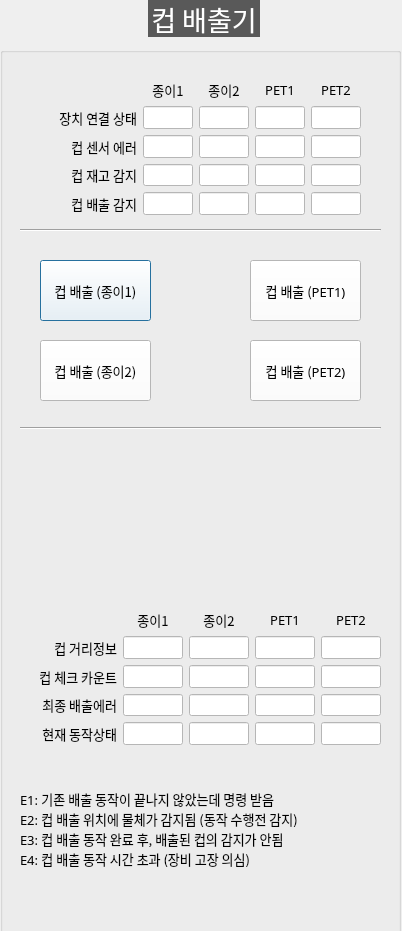
<?xml version="1.0" encoding="UTF-8"?>
<ui version="4.0">
 <class>DialogCupDispenser</class>
 <widget class="QDialog" name="DialogCupDispenser">
  <property name="geometry">
   <rect>
    <x>0</x>
    <y>0</y>
    <width>402</width>
    <height>931</height>
   </rect>
  </property>
  <property name="windowTitle">
   <string>Dialog</string>
  </property>
  <widget class="QGroupBox" name="GB_CUP">
   <property name="geometry">
    <rect>
     <x>0</x>
     <y>0</y>
     <width>401</width>
     <height>971</height>
    </rect>
   </property>
   <property name="font">
    <font>
     <family>함초롬돋움</family>
     <pointsize>20</pointsize>
     <weight>50</weight>
     <italic>false</italic>
     <bold>false</bold>
    </font>
   </property>
   <property name="styleSheet">
    <string notr="true">QGroupBox  {
    margin-top: 10px;
	font: 20pt &quot;함초롬돋움&quot;;
}

QGroupBox::title  {
    subcontrol-origin: margin;
    subcontrol-position: top center;
    padding: 10px 8000px 10px 8000px;
    background-color: #595959;
    color: rgb(255, 255, 255);
}
QLabel {
	font: 10pt &quot;함초롬돋움&quot;;
}
QComboBox{
	font: 10pt &quot;함초롬돋움&quot;;
	background-color: #ffffff
}
QPushButton{
	font: 10pt &quot;함초롬돋움&quot;;
	background-color: #ffffff
}
QLineEdit{
	font: 10pt &quot;함초롬돋움&quot;;
	background-color: #ffffff
}



</string>
   </property>
   <property name="title">
    <string>컵 배출기</string>
   </property>
   <widget class="QPushButton" name="BTN_CUP_DISPENSE_1">
    <property name="geometry">
     <rect>
      <x>40</x>
      <y>260</y>
      <width>111</width>
      <height>61</height>
     </rect>
    </property>
    <property name="font">
     <font>
      <family>함초롬돋움</family>
      <pointsize>10</pointsize>
      <weight>50</weight>
      <italic>false</italic>
      <bold>false</bold>
     </font>
    </property>
    <property name="text">
     <string>컵 배출 (종이1)</string>
    </property>
   </widget>
   <widget class="Line" name="line_37">
    <property name="geometry">
     <rect>
      <x>20</x>
      <y>220</y>
      <width>361</width>
      <height>20</height>
     </rect>
    </property>
    <property name="font">
     <font>
      <pointsize>11</pointsize>
     </font>
    </property>
    <property name="orientation">
     <enum>Qt::Horizontal</enum>
    </property>
   </widget>
   <widget class="QPushButton" name="BTN_CUP_DISPENSE_2">
    <property name="geometry">
     <rect>
      <x>40</x>
      <y>340</y>
      <width>111</width>
      <height>61</height>
     </rect>
    </property>
    <property name="font">
     <font>
      <family>함초롬돋움</family>
      <pointsize>10</pointsize>
      <weight>50</weight>
      <italic>false</italic>
      <bold>false</bold>
     </font>
    </property>
    <property name="text">
     <string>컵 배출 (종이2)</string>
    </property>
   </widget>
   <widget class="QPushButton" name="BTN_CUP_DISPENSE_3">
    <property name="geometry">
     <rect>
      <x>250</x>
      <y>260</y>
      <width>111</width>
      <height>61</height>
     </rect>
    </property>
    <property name="font">
     <font>
      <family>함초롬돋움</family>
      <pointsize>10</pointsize>
      <weight>50</weight>
      <italic>false</italic>
      <bold>false</bold>
     </font>
    </property>
    <property name="text">
     <string>컵 배출 (PET1)</string>
    </property>
   </widget>
   <widget class="QPushButton" name="BTN_CUP_DISPENSE_4">
    <property name="geometry">
     <rect>
      <x>250</x>
      <y>340</y>
      <width>111</width>
      <height>61</height>
     </rect>
    </property>
    <property name="font">
     <font>
      <family>함초롬돋움</family>
      <pointsize>10</pointsize>
      <weight>50</weight>
      <italic>false</italic>
      <bold>false</bold>
     </font>
    </property>
    <property name="text">
     <string>컵 배출 (PET2)</string>
    </property>
   </widget>
   <widget class="Line" name="line_38">
    <property name="geometry">
     <rect>
      <x>20</x>
      <y>420</y>
      <width>361</width>
      <height>16</height>
     </rect>
    </property>
    <property name="font">
     <font>
      <pointsize>11</pointsize>
     </font>
    </property>
    <property name="orientation">
     <enum>Qt::Horizontal</enum>
    </property>
   </widget>
   <widget class="QLabel" name="label">
    <property name="geometry">
     <rect>
      <x>20</x>
      <y>790</y>
      <width>311</width>
      <height>17</height>
     </rect>
    </property>
    <property name="font">
     <font>
      <family>함초롬돋움</family>
      <pointsize>10</pointsize>
      <weight>50</weight>
      <italic>false</italic>
      <bold>false</bold>
     </font>
    </property>
    <property name="text">
     <string>E1: 기존 배출 동작이 끝나지 않았는데 명령 받음</string>
    </property>
   </widget>
   <widget class="QLabel" name="label_2">
    <property name="geometry">
     <rect>
      <x>20</x>
      <y>810</y>
      <width>311</width>
      <height>17</height>
     </rect>
    </property>
    <property name="font">
     <font>
      <family>함초롬돋움</family>
      <pointsize>10</pointsize>
      <weight>50</weight>
      <italic>false</italic>
      <bold>false</bold>
     </font>
    </property>
    <property name="text">
     <string>E2: 컵 배출 위치에 물체가 감지됨 (동작 수행전 감지)</string>
    </property>
   </widget>
   <widget class="QLabel" name="label_3">
    <property name="geometry">
     <rect>
      <x>20</x>
      <y>830</y>
      <width>311</width>
      <height>17</height>
     </rect>
    </property>
    <property name="font">
     <font>
      <family>함초롬돋움</family>
      <pointsize>10</pointsize>
      <weight>50</weight>
      <italic>false</italic>
      <bold>false</bold>
     </font>
    </property>
    <property name="text">
     <string>E3: 컵 배출 동작 완료 후, 배출된 컵의 감지가 안됨</string>
    </property>
   </widget>
   <widget class="QLabel" name="label_4">
    <property name="geometry">
     <rect>
      <x>20</x>
      <y>850</y>
      <width>311</width>
      <height>17</height>
     </rect>
    </property>
    <property name="font">
     <font>
      <family>함초롬돋움</family>
      <pointsize>10</pointsize>
      <weight>50</weight>
      <italic>false</italic>
      <bold>false</bold>
     </font>
    </property>
    <property name="text">
     <string>E4: 컵 배출 동작 시간 초과 (장비 고장 의심)</string>
    </property>
   </widget>
   <widget class="QWidget" name="layoutWidget">
    <property name="geometry">
     <rect>
      <x>40</x>
      <y>80</y>
      <width>321</width>
      <height>135</height>
     </rect>
    </property>
    <layout class="QGridLayout" name="gridLayout">
     <item row="0" column="1">
      <widget class="QLabel" name="label_119">
       <property name="maximumSize">
        <size>
         <width>50</width>
         <height>16777215</height>
        </size>
       </property>
       <property name="font">
        <font>
         <family>함초롬돋움</family>
         <pointsize>10</pointsize>
         <weight>50</weight>
         <italic>false</italic>
         <bold>false</bold>
        </font>
       </property>
       <property name="text">
        <string>종이1</string>
       </property>
       <property name="alignment">
        <set>Qt::AlignCenter</set>
       </property>
      </widget>
     </item>
     <item row="0" column="2">
      <widget class="QLabel" name="label_120">
       <property name="maximumSize">
        <size>
         <width>50</width>
         <height>16777215</height>
        </size>
       </property>
       <property name="font">
        <font>
         <family>함초롬돋움</family>
         <pointsize>10</pointsize>
         <weight>50</weight>
         <italic>false</italic>
         <bold>false</bold>
        </font>
       </property>
       <property name="text">
        <string>종이2</string>
       </property>
       <property name="alignment">
        <set>Qt::AlignCenter</set>
       </property>
      </widget>
     </item>
     <item row="0" column="3">
      <widget class="QLabel" name="label_121">
       <property name="maximumSize">
        <size>
         <width>50</width>
         <height>16777215</height>
        </size>
       </property>
       <property name="font">
        <font>
         <family>함초롬돋움</family>
         <pointsize>10</pointsize>
         <weight>50</weight>
         <italic>false</italic>
         <bold>false</bold>
        </font>
       </property>
       <property name="text">
        <string>PET1</string>
       </property>
       <property name="alignment">
        <set>Qt::AlignCenter</set>
       </property>
      </widget>
     </item>
     <item row="0" column="4">
      <widget class="QLabel" name="label_122">
       <property name="maximumSize">
        <size>
         <width>50</width>
         <height>16777215</height>
        </size>
       </property>
       <property name="font">
        <font>
         <family>함초롬돋움</family>
         <pointsize>10</pointsize>
         <weight>50</weight>
         <italic>false</italic>
         <bold>false</bold>
        </font>
       </property>
       <property name="text">
        <string>PET2</string>
       </property>
       <property name="alignment">
        <set>Qt::AlignCenter</set>
       </property>
      </widget>
     </item>
     <item row="1" column="0">
      <widget class="QLabel" name="label_110">
       <property name="font">
        <font>
         <family>함초롬돋움</family>
         <pointsize>10</pointsize>
         <weight>50</weight>
         <italic>false</italic>
         <bold>false</bold>
        </font>
       </property>
       <property name="text">
        <string>장치 연결 상태</string>
       </property>
       <property name="alignment">
        <set>Qt::AlignRight|Qt::AlignTrailing|Qt::AlignVCenter</set>
       </property>
      </widget>
     </item>
     <item row="1" column="1">
      <widget class="QLineEdit" name="LE_CUP_CONNECTION_1">
       <property name="maximumSize">
        <size>
         <width>50</width>
         <height>16777215</height>
        </size>
       </property>
       <property name="font">
        <font>
         <family>함초롬돋움</family>
         <pointsize>10</pointsize>
         <weight>50</weight>
         <italic>false</italic>
         <bold>false</bold>
        </font>
       </property>
       <property name="readOnly">
        <bool>true</bool>
       </property>
      </widget>
     </item>
     <item row="1" column="2">
      <widget class="QLineEdit" name="LE_CUP_CONNECTION_2">
       <property name="maximumSize">
        <size>
         <width>50</width>
         <height>16777215</height>
        </size>
       </property>
       <property name="font">
        <font>
         <family>함초롬돋움</family>
         <pointsize>10</pointsize>
         <weight>50</weight>
         <italic>false</italic>
         <bold>false</bold>
        </font>
       </property>
       <property name="readOnly">
        <bool>true</bool>
       </property>
      </widget>
     </item>
     <item row="1" column="3">
      <widget class="QLineEdit" name="LE_CUP_CONNECTION_3">
       <property name="maximumSize">
        <size>
         <width>50</width>
         <height>16777215</height>
        </size>
       </property>
       <property name="font">
        <font>
         <family>함초롬돋움</family>
         <pointsize>10</pointsize>
         <weight>50</weight>
         <italic>false</italic>
         <bold>false</bold>
        </font>
       </property>
       <property name="readOnly">
        <bool>true</bool>
       </property>
      </widget>
     </item>
     <item row="1" column="4">
      <widget class="QLineEdit" name="LE_CUP_CONNECTION_4">
       <property name="maximumSize">
        <size>
         <width>50</width>
         <height>16777215</height>
        </size>
       </property>
       <property name="font">
        <font>
         <family>함초롬돋움</family>
         <pointsize>10</pointsize>
         <weight>50</weight>
         <italic>false</italic>
         <bold>false</bold>
        </font>
       </property>
       <property name="readOnly">
        <bool>true</bool>
       </property>
      </widget>
     </item>
     <item row="2" column="0">
      <widget class="QLabel" name="label_123">
       <property name="font">
        <font>
         <family>함초롬돋움</family>
         <pointsize>10</pointsize>
         <weight>50</weight>
         <italic>false</italic>
         <bold>false</bold>
        </font>
       </property>
       <property name="text">
        <string>컵 센서 에러</string>
       </property>
       <property name="alignment">
        <set>Qt::AlignRight|Qt::AlignTrailing|Qt::AlignVCenter</set>
       </property>
      </widget>
     </item>
     <item row="2" column="1">
      <widget class="QLineEdit" name="LE_CUP_SENSOR_ERROR_1">
       <property name="maximumSize">
        <size>
         <width>50</width>
         <height>16777215</height>
        </size>
       </property>
       <property name="font">
        <font>
         <family>함초롬돋움</family>
         <pointsize>10</pointsize>
         <weight>50</weight>
         <italic>false</italic>
         <bold>false</bold>
        </font>
       </property>
       <property name="readOnly">
        <bool>true</bool>
       </property>
      </widget>
     </item>
     <item row="2" column="2">
      <widget class="QLineEdit" name="LE_CUP_SENSOR_ERROR_2">
       <property name="maximumSize">
        <size>
         <width>50</width>
         <height>16777215</height>
        </size>
       </property>
       <property name="font">
        <font>
         <family>함초롬돋움</family>
         <pointsize>10</pointsize>
         <weight>50</weight>
         <italic>false</italic>
         <bold>false</bold>
        </font>
       </property>
       <property name="readOnly">
        <bool>true</bool>
       </property>
      </widget>
     </item>
     <item row="2" column="3">
      <widget class="QLineEdit" name="LE_CUP_SENSOR_ERROR_3">
       <property name="maximumSize">
        <size>
         <width>50</width>
         <height>16777215</height>
        </size>
       </property>
       <property name="font">
        <font>
         <family>함초롬돋움</family>
         <pointsize>10</pointsize>
         <weight>50</weight>
         <italic>false</italic>
         <bold>false</bold>
        </font>
       </property>
       <property name="readOnly">
        <bool>true</bool>
       </property>
      </widget>
     </item>
     <item row="2" column="4">
      <widget class="QLineEdit" name="LE_CUP_SENSOR_ERROR_4">
       <property name="maximumSize">
        <size>
         <width>50</width>
         <height>16777215</height>
        </size>
       </property>
       <property name="font">
        <font>
         <family>함초롬돋움</family>
         <pointsize>10</pointsize>
         <weight>50</weight>
         <italic>false</italic>
         <bold>false</bold>
        </font>
       </property>
       <property name="readOnly">
        <bool>true</bool>
       </property>
      </widget>
     </item>
     <item row="3" column="0">
      <widget class="QLabel" name="label_124">
       <property name="font">
        <font>
         <family>함초롬돋움</family>
         <pointsize>10</pointsize>
         <weight>50</weight>
         <italic>false</italic>
         <bold>false</bold>
        </font>
       </property>
       <property name="text">
        <string>컵 재고 감지</string>
       </property>
       <property name="alignment">
        <set>Qt::AlignRight|Qt::AlignTrailing|Qt::AlignVCenter</set>
       </property>
      </widget>
     </item>
     <item row="3" column="1">
      <widget class="QLineEdit" name="LE_CUP_HAS_CUP_1">
       <property name="maximumSize">
        <size>
         <width>50</width>
         <height>16777215</height>
        </size>
       </property>
       <property name="font">
        <font>
         <family>함초롬돋움</family>
         <pointsize>10</pointsize>
         <weight>50</weight>
         <italic>false</italic>
         <bold>false</bold>
        </font>
       </property>
       <property name="readOnly">
        <bool>true</bool>
       </property>
      </widget>
     </item>
     <item row="3" column="2">
      <widget class="QLineEdit" name="LE_CUP_HAS_CUP_2">
       <property name="maximumSize">
        <size>
         <width>50</width>
         <height>16777215</height>
        </size>
       </property>
       <property name="font">
        <font>
         <family>함초롬돋움</family>
         <pointsize>10</pointsize>
         <weight>50</weight>
         <italic>false</italic>
         <bold>false</bold>
        </font>
       </property>
       <property name="readOnly">
        <bool>true</bool>
       </property>
      </widget>
     </item>
     <item row="3" column="3">
      <widget class="QLineEdit" name="LE_CUP_HAS_CUP_3">
       <property name="maximumSize">
        <size>
         <width>50</width>
         <height>16777215</height>
        </size>
       </property>
       <property name="font">
        <font>
         <family>함초롬돋움</family>
         <pointsize>10</pointsize>
         <weight>50</weight>
         <italic>false</italic>
         <bold>false</bold>
        </font>
       </property>
       <property name="readOnly">
        <bool>true</bool>
       </property>
      </widget>
     </item>
     <item row="3" column="4">
      <widget class="QLineEdit" name="LE_CUP_HAS_CUP_4">
       <property name="maximumSize">
        <size>
         <width>50</width>
         <height>16777215</height>
        </size>
       </property>
       <property name="font">
        <font>
         <family>함초롬돋움</family>
         <pointsize>10</pointsize>
         <weight>50</weight>
         <italic>false</italic>
         <bold>false</bold>
        </font>
       </property>
       <property name="readOnly">
        <bool>true</bool>
       </property>
      </widget>
     </item>
     <item row="4" column="0">
      <widget class="QLabel" name="label_125">
       <property name="font">
        <font>
         <family>함초롬돋움</family>
         <pointsize>10</pointsize>
         <weight>50</weight>
         <italic>false</italic>
         <bold>false</bold>
        </font>
       </property>
       <property name="text">
        <string>컵 배출 감지</string>
       </property>
       <property name="alignment">
        <set>Qt::AlignRight|Qt::AlignTrailing|Qt::AlignVCenter</set>
       </property>
      </widget>
     </item>
     <item row="4" column="1">
      <widget class="QLineEdit" name="LE_CUP_DETECTED_1">
       <property name="maximumSize">
        <size>
         <width>50</width>
         <height>16777215</height>
        </size>
       </property>
       <property name="font">
        <font>
         <family>함초롬돋움</family>
         <pointsize>10</pointsize>
         <weight>50</weight>
         <italic>false</italic>
         <bold>false</bold>
        </font>
       </property>
       <property name="readOnly">
        <bool>true</bool>
       </property>
      </widget>
     </item>
     <item row="4" column="2">
      <widget class="QLineEdit" name="LE_CUP_DETECTED_2">
       <property name="maximumSize">
        <size>
         <width>50</width>
         <height>16777215</height>
        </size>
       </property>
       <property name="font">
        <font>
         <family>함초롬돋움</family>
         <pointsize>10</pointsize>
         <weight>50</weight>
         <italic>false</italic>
         <bold>false</bold>
        </font>
       </property>
       <property name="readOnly">
        <bool>true</bool>
       </property>
      </widget>
     </item>
     <item row="4" column="3">
      <widget class="QLineEdit" name="LE_CUP_DETECTED_3">
       <property name="maximumSize">
        <size>
         <width>50</width>
         <height>16777215</height>
        </size>
       </property>
       <property name="font">
        <font>
         <family>함초롬돋움</family>
         <pointsize>10</pointsize>
         <weight>50</weight>
         <italic>false</italic>
         <bold>false</bold>
        </font>
       </property>
       <property name="readOnly">
        <bool>true</bool>
       </property>
      </widget>
     </item>
     <item row="4" column="4">
      <widget class="QLineEdit" name="LE_CUP_DETECTED_4">
       <property name="maximumSize">
        <size>
         <width>50</width>
         <height>16777215</height>
        </size>
       </property>
       <property name="font">
        <font>
         <family>함초롬돋움</family>
         <pointsize>10</pointsize>
         <weight>50</weight>
         <italic>false</italic>
         <bold>false</bold>
        </font>
       </property>
       <property name="readOnly">
        <bool>true</bool>
       </property>
      </widget>
     </item>
    </layout>
   </widget>
   <widget class="QWidget" name="layoutWidget_2">
    <property name="geometry">
     <rect>
      <x>20</x>
      <y>610</y>
      <width>361</width>
      <height>135</height>
     </rect>
    </property>
    <layout class="QGridLayout" name="gridLayout_2">
     <item row="0" column="1">
      <widget class="QLabel" name="label_129">
       <property name="maximumSize">
        <size>
         <width>60</width>
         <height>16777215</height>
        </size>
       </property>
       <property name="font">
        <font>
         <family>함초롬돋움</family>
         <pointsize>10</pointsize>
         <weight>50</weight>
         <italic>false</italic>
         <bold>false</bold>
        </font>
       </property>
       <property name="text">
        <string>종이1</string>
       </property>
       <property name="alignment">
        <set>Qt::AlignCenter</set>
       </property>
      </widget>
     </item>
     <item row="0" column="2">
      <widget class="QLabel" name="label_127">
       <property name="maximumSize">
        <size>
         <width>60</width>
         <height>16777215</height>
        </size>
       </property>
       <property name="font">
        <font>
         <family>함초롬돋움</family>
         <pointsize>10</pointsize>
         <weight>50</weight>
         <italic>false</italic>
         <bold>false</bold>
        </font>
       </property>
       <property name="text">
        <string>종이2</string>
       </property>
       <property name="alignment">
        <set>Qt::AlignCenter</set>
       </property>
      </widget>
     </item>
     <item row="0" column="3">
      <widget class="QLabel" name="label_128">
       <property name="maximumSize">
        <size>
         <width>60</width>
         <height>16777215</height>
        </size>
       </property>
       <property name="font">
        <font>
         <family>함초롬돋움</family>
         <pointsize>10</pointsize>
         <weight>50</weight>
         <italic>false</italic>
         <bold>false</bold>
        </font>
       </property>
       <property name="text">
        <string>PET1</string>
       </property>
       <property name="alignment">
        <set>Qt::AlignCenter</set>
       </property>
      </widget>
     </item>
     <item row="0" column="4">
      <widget class="QLabel" name="label_126">
       <property name="maximumSize">
        <size>
         <width>60</width>
         <height>16777215</height>
        </size>
       </property>
       <property name="font">
        <font>
         <family>함초롬돋움</family>
         <pointsize>10</pointsize>
         <weight>50</weight>
         <italic>false</italic>
         <bold>false</bold>
        </font>
       </property>
       <property name="text">
        <string>PET2</string>
       </property>
       <property name="alignment">
        <set>Qt::AlignCenter</set>
       </property>
      </widget>
     </item>
     <item row="1" column="0">
      <widget class="QLabel" name="label_111">
       <property name="font">
        <font>
         <family>함초롬돋움</family>
         <pointsize>10</pointsize>
         <weight>50</weight>
         <italic>false</italic>
         <bold>false</bold>
        </font>
       </property>
       <property name="text">
        <string>컵 거리정보</string>
       </property>
       <property name="alignment">
        <set>Qt::AlignRight|Qt::AlignTrailing|Qt::AlignVCenter</set>
       </property>
      </widget>
     </item>
     <item row="1" column="1">
      <widget class="QLineEdit" name="LE_CUP_ULTRA_SONIC_1">
       <property name="maximumSize">
        <size>
         <width>60</width>
         <height>16777215</height>
        </size>
       </property>
       <property name="font">
        <font>
         <family>함초롬돋움</family>
         <pointsize>10</pointsize>
         <weight>50</weight>
         <italic>false</italic>
         <bold>false</bold>
        </font>
       </property>
       <property name="readOnly">
        <bool>true</bool>
       </property>
      </widget>
     </item>
     <item row="1" column="2">
      <widget class="QLineEdit" name="LE_CUP_ULTRA_SONIC_2">
       <property name="maximumSize">
        <size>
         <width>60</width>
         <height>16777215</height>
        </size>
       </property>
       <property name="font">
        <font>
         <family>함초롬돋움</family>
         <pointsize>10</pointsize>
         <weight>50</weight>
         <italic>false</italic>
         <bold>false</bold>
        </font>
       </property>
       <property name="readOnly">
        <bool>true</bool>
       </property>
      </widget>
     </item>
     <item row="1" column="3">
      <widget class="QLineEdit" name="LE_CUP_ULTRA_SONIC_3">
       <property name="maximumSize">
        <size>
         <width>60</width>
         <height>16777215</height>
        </size>
       </property>
       <property name="font">
        <font>
         <family>함초롬돋움</family>
         <pointsize>10</pointsize>
         <weight>50</weight>
         <italic>false</italic>
         <bold>false</bold>
        </font>
       </property>
       <property name="readOnly">
        <bool>true</bool>
       </property>
      </widget>
     </item>
     <item row="1" column="4">
      <widget class="QLineEdit" name="LE_CUP_ULTRA_SONIC_4">
       <property name="maximumSize">
        <size>
         <width>60</width>
         <height>16777215</height>
        </size>
       </property>
       <property name="font">
        <font>
         <family>함초롬돋움</family>
         <pointsize>10</pointsize>
         <weight>50</weight>
         <italic>false</italic>
         <bold>false</bold>
        </font>
       </property>
       <property name="readOnly">
        <bool>true</bool>
       </property>
      </widget>
     </item>
     <item row="2" column="0">
      <widget class="QLabel" name="label_112">
       <property name="font">
        <font>
         <family>함초롬돋움</family>
         <pointsize>10</pointsize>
         <weight>50</weight>
         <italic>false</italic>
         <bold>false</bold>
        </font>
       </property>
       <property name="text">
        <string>컵 체크 카운트</string>
       </property>
       <property name="alignment">
        <set>Qt::AlignRight|Qt::AlignTrailing|Qt::AlignVCenter</set>
       </property>
      </widget>
     </item>
     <item row="2" column="1">
      <widget class="QLineEdit" name="LE_CUP_CHECK_COUNT_1">
       <property name="maximumSize">
        <size>
         <width>60</width>
         <height>16777215</height>
        </size>
       </property>
       <property name="font">
        <font>
         <family>함초롬돋움</family>
         <pointsize>10</pointsize>
         <weight>50</weight>
         <italic>false</italic>
         <bold>false</bold>
        </font>
       </property>
       <property name="readOnly">
        <bool>true</bool>
       </property>
      </widget>
     </item>
     <item row="2" column="2">
      <widget class="QLineEdit" name="LE_CUP_CHECK_COUNT_2">
       <property name="maximumSize">
        <size>
         <width>60</width>
         <height>16777215</height>
        </size>
       </property>
       <property name="font">
        <font>
         <family>함초롬돋움</family>
         <pointsize>10</pointsize>
         <weight>50</weight>
         <italic>false</italic>
         <bold>false</bold>
        </font>
       </property>
       <property name="readOnly">
        <bool>true</bool>
       </property>
      </widget>
     </item>
     <item row="2" column="3">
      <widget class="QLineEdit" name="LE_CUP_CHECK_COUNT_3">
       <property name="maximumSize">
        <size>
         <width>60</width>
         <height>16777215</height>
        </size>
       </property>
       <property name="font">
        <font>
         <family>함초롬돋움</family>
         <pointsize>10</pointsize>
         <weight>50</weight>
         <italic>false</italic>
         <bold>false</bold>
        </font>
       </property>
       <property name="readOnly">
        <bool>true</bool>
       </property>
      </widget>
     </item>
     <item row="2" column="4">
      <widget class="QLineEdit" name="LE_CUP_CHECK_COUNT_4">
       <property name="maximumSize">
        <size>
         <width>60</width>
         <height>16777215</height>
        </size>
       </property>
       <property name="font">
        <font>
         <family>함초롬돋움</family>
         <pointsize>10</pointsize>
         <weight>50</weight>
         <italic>false</italic>
         <bold>false</bold>
        </font>
       </property>
       <property name="readOnly">
        <bool>true</bool>
       </property>
      </widget>
     </item>
     <item row="3" column="0">
      <widget class="QLabel" name="label_113">
       <property name="font">
        <font>
         <family>함초롬돋움</family>
         <pointsize>10</pointsize>
         <weight>50</weight>
         <italic>false</italic>
         <bold>false</bold>
        </font>
       </property>
       <property name="text">
        <string>최종 배출에러</string>
       </property>
       <property name="alignment">
        <set>Qt::AlignRight|Qt::AlignTrailing|Qt::AlignVCenter</set>
       </property>
      </widget>
     </item>
     <item row="3" column="1">
      <widget class="QLineEdit" name="LE_CUP_LAST_DISPENSE_ERROR_1">
       <property name="maximumSize">
        <size>
         <width>60</width>
         <height>16777215</height>
        </size>
       </property>
       <property name="font">
        <font>
         <family>함초롬돋움</family>
         <pointsize>10</pointsize>
         <weight>50</weight>
         <italic>false</italic>
         <bold>false</bold>
        </font>
       </property>
       <property name="readOnly">
        <bool>true</bool>
       </property>
      </widget>
     </item>
     <item row="3" column="2">
      <widget class="QLineEdit" name="LE_CUP_LAST_DISPENSE_ERROR_2">
       <property name="maximumSize">
        <size>
         <width>60</width>
         <height>16777215</height>
        </size>
       </property>
       <property name="font">
        <font>
         <family>함초롬돋움</family>
         <pointsize>10</pointsize>
         <weight>50</weight>
         <italic>false</italic>
         <bold>false</bold>
        </font>
       </property>
       <property name="readOnly">
        <bool>true</bool>
       </property>
      </widget>
     </item>
     <item row="3" column="3">
      <widget class="QLineEdit" name="LE_CUP_LAST_DISPENSE_ERROR_3">
       <property name="maximumSize">
        <size>
         <width>60</width>
         <height>16777215</height>
        </size>
       </property>
       <property name="font">
        <font>
         <family>함초롬돋움</family>
         <pointsize>10</pointsize>
         <weight>50</weight>
         <italic>false</italic>
         <bold>false</bold>
        </font>
       </property>
       <property name="readOnly">
        <bool>true</bool>
       </property>
      </widget>
     </item>
     <item row="3" column="4">
      <widget class="QLineEdit" name="LE_CUP_LAST_DISPENSE_ERROR_4">
       <property name="maximumSize">
        <size>
         <width>60</width>
         <height>16777215</height>
        </size>
       </property>
       <property name="font">
        <font>
         <family>함초롬돋움</family>
         <pointsize>10</pointsize>
         <weight>50</weight>
         <italic>false</italic>
         <bold>false</bold>
        </font>
       </property>
       <property name="readOnly">
        <bool>true</bool>
       </property>
      </widget>
     </item>
     <item row="4" column="0">
      <widget class="QLabel" name="label_114">
       <property name="font">
        <font>
         <family>함초롬돋움</family>
         <pointsize>10</pointsize>
         <weight>50</weight>
         <italic>false</italic>
         <bold>false</bold>
        </font>
       </property>
       <property name="text">
        <string>현재 동작상태</string>
       </property>
       <property name="alignment">
        <set>Qt::AlignRight|Qt::AlignTrailing|Qt::AlignVCenter</set>
       </property>
      </widget>
     </item>
     <item row="4" column="1">
      <widget class="QLineEdit" name="LE_CUP_OP_STATE_1">
       <property name="maximumSize">
        <size>
         <width>60</width>
         <height>16777215</height>
        </size>
       </property>
       <property name="font">
        <font>
         <family>함초롬돋움</family>
         <pointsize>10</pointsize>
         <weight>50</weight>
         <italic>false</italic>
         <bold>false</bold>
        </font>
       </property>
       <property name="readOnly">
        <bool>true</bool>
       </property>
      </widget>
     </item>
     <item row="4" column="2">
      <widget class="QLineEdit" name="LE_CUP_OP_STATE_2">
       <property name="maximumSize">
        <size>
         <width>60</width>
         <height>16777215</height>
        </size>
       </property>
       <property name="font">
        <font>
         <family>함초롬돋움</family>
         <pointsize>10</pointsize>
         <weight>50</weight>
         <italic>false</italic>
         <bold>false</bold>
        </font>
       </property>
       <property name="readOnly">
        <bool>true</bool>
       </property>
      </widget>
     </item>
     <item row="4" column="3">
      <widget class="QLineEdit" name="LE_CUP_OP_STATE_3">
       <property name="maximumSize">
        <size>
         <width>60</width>
         <height>16777215</height>
        </size>
       </property>
       <property name="font">
        <font>
         <family>함초롬돋움</family>
         <pointsize>10</pointsize>
         <weight>50</weight>
         <italic>false</italic>
         <bold>false</bold>
        </font>
       </property>
       <property name="readOnly">
        <bool>true</bool>
       </property>
      </widget>
     </item>
     <item row="4" column="4">
      <widget class="QLineEdit" name="LE_CUP_OP_STATE_4">
       <property name="maximumSize">
        <size>
         <width>60</width>
         <height>16777215</height>
        </size>
       </property>
       <property name="font">
        <font>
         <family>함초롬돋움</family>
         <pointsize>10</pointsize>
         <weight>50</weight>
         <italic>false</italic>
         <bold>false</bold>
        </font>
       </property>
       <property name="readOnly">
        <bool>true</bool>
       </property>
      </widget>
     </item>
    </layout>
   </widget>
  </widget>
 </widget>
 <resources/>
 <connections/>
</ui>
